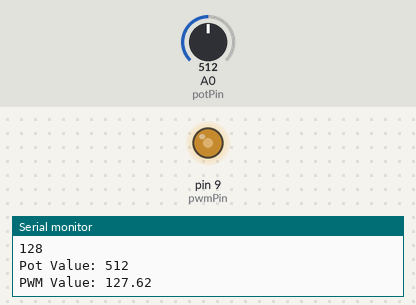
Simulated run of this sketch. Board: Arduino Uno, built with avr-gcc and run on an emulated ATmega328P. On the bench: output pins drawn as LEDs (lit = HIGH), the last lines printed to the serial monitor. Inputs (shaded band) come from the test bench; at power-on: A0 (potPin) = 512.

Above: at 1.2 s.
1.3 s: A0 (potPin) set to 413
At 2.5 s:
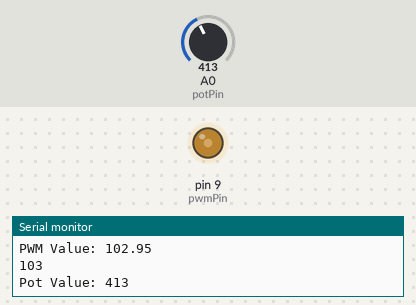
2.8 s: A0 (potPin) set to 401
At 3.7 s:
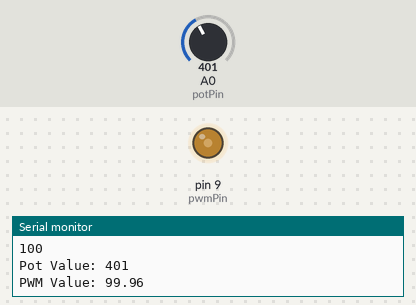
5.8 s: A0 (potPin) set to 122
At 6.2 s:
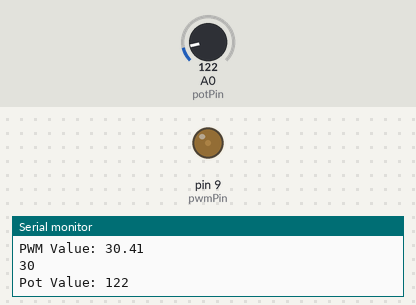
7.3 s: A0 (potPin) set to 1023
At 8.4 s:
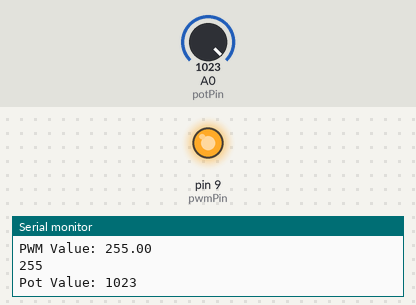
8.8 s: A0 (potPin) set to 1007
At 9.6 s:
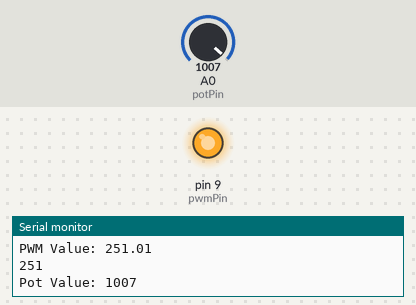
10.3 s: A0 (potPin) set to 984
At 11.7 s:
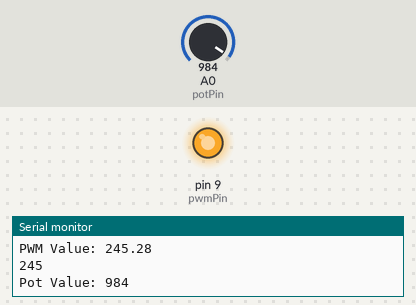
Timing chart, 0 to 12.8 s (numbered marks = the images above; inputs shaded):
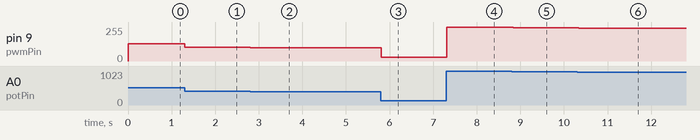

The sketch:

PMW_aug10.ino
```cpp
int potPin = A0;
int potVal;
float pwmConversion;
int pwmValue;
int pwmPin = 9;
void setup() {
  // put your setup code here, to run once:
  Serial.begin(9600);
  pinMode(potPin,INPUT);
  pinMode(pwmPin, OUTPUT);
}

void loop() {
  // put your main code here, to run repeatedly:
  potVal = analogRead(potPin);
  pwmConversion = (potVal / 1023.0) * 255;
  pwmValue = round(pwmConversion);
  analogWrite(pwmPin, pwmValue);
  Serial.print("Pot Value: ");
  Serial.println(potVal);
  Serial.print("PWM Value: ");
  Serial.println(pwmConversion);
  Serial.println(pwmValue);
}
```

Measured:
- after the input at 1.3 s, pin 9 (pwmPin): 128/255 → 103/255 at once
- after the input at 2.8 s, pin 9 (pwmPin): 103/255 → 100/255 at once
- after the input at 5.8 s, pin 9 (pwmPin): 100/255 → 30/255 at once
- after the input at 7.3 s, pin 9 (pwmPin): 30/255 → 255/255 at once
- after the input at 8.8 s, pin 9 (pwmPin): 255/255 → 251/255 at once
- after the input at 10.3 s, pin 9 (pwmPin): 251/255 → 245/255 at once
